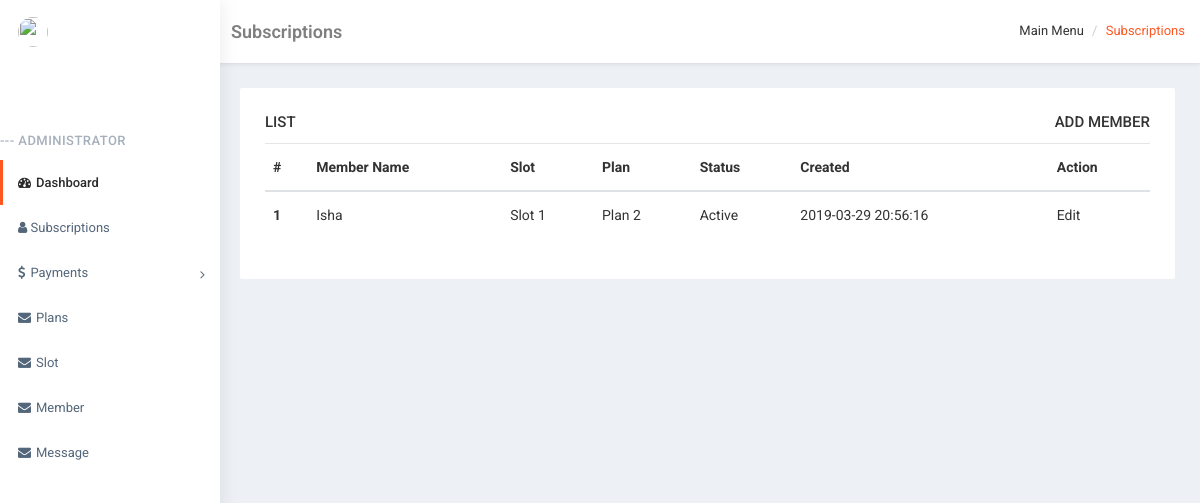
/user/subscriptions.php (signed in), run on the app's committed database.
### tables this page shows
CREATE TABLE `subscription` (
  `SubscriptionId` int(11) UNSIGNED NOT NULL,
  `MemberId` int(11) NOT NULL,
  `SlotId` int(11) NOT NULL,
  `PlanID` int(11) NOT NULL,
  `DateStart` date NOT NULL,
  `DateEnd` date NOT NULL,
  `Amount` decimal(10,0) NOT NULL,
  `status` tinyint(1) NOT NULL DEFAULT '1',
  `created` datetime NOT NULL
);

CREATE TABLE `members` (
  `MemberId` int(11) UNSIGNED NOT NULL,
  `MemberType` tinyint(1) NOT NULL DEFAULT '2',
  `MemberName` varchar(40) NOT NULL,
  `MemberEmailId` varchar(60) NOT NULL,
  `MembePhone` varchar(10) NOT NULL,
  `MemberGender` tinyint(1) NOT NULL DEFAULT '1',
  `MemberDob` date NOT NULL,
  `MemberJoiningDate` date NOT NULL,
  `MemberPassword` varchar(100) NOT NULL,
  `MemberAddress` text,
  `MemberActiveStatus` tinyint(1) NOT NULL DEFAULT '1',
  `created` datetime NOT NULL
);

CREATE TABLE `slots` (
  `id` int(11) UNSIGNED NOT NULL,
  `name` varchar(100) NOT NULL,
  `SlotStartTiming` time NOT NULL,
  `SlotEndTiming` time NOT NULL,
  `status` tinyint(1) NOT NULL DEFAULT '1',
  `created` datetime NOT NULL
);

CREATE TABLE `plan` (
  `PlanId` int(11) UNSIGNED NOT NULL,
  `PlanName` varchar(40) NOT NULL,
  `PlanPrice` decimal(10,0) NOT NULL,
  `discount` decimal(10,0) NOT NULL,
  `PlanDuration` int(10) NOT NULL,
  `status` tinyint(1) NOT NULL DEFAULT '1',
  `created` datetime NOT NULL
);

### user/subscriptions.php (the view, shortened to what this page needs)
<?php include('header.php') ?>
    <div class="adminbox-right" id="page-wrapper">
        <div class="container-fluid">
            <div class="flex-box bg-title">
                <div class="flex-box_left">
                    <h4 class="page-title">Subscriptions</h4>
                </div>
                <div class="flex-box_right">
                    <ol class="breadcrumb">
                        <li>Main Menu</li>
                        <li class="active">Subscriptions</li>
                    </ol>
                </div>
            </div>
            <div class="row">
                <div class="col-md-12">
                    <div class="white-box">
                        <div class="box-title">
                            <div class="caption ">
                                <span class="caption-subject font-dark bold uppercase">List</span>
                                <a href="subscription_form.php" class="caption-helper" style="float: right">Add Member</a>
                            </div>
                        </div>
                        <div class="box-body flip-scroll">
                            <table class="table table-bordered table-striped table-condensed flip-content">
                                <thead>
                                    <tr>
                                        <th scope="col">#</th>
                                        <th scope="col">Member Name</th>
                                        <th scope="col">Slot</th>
                                        <th scope="col">Plan</th>
                                        <th scope="col">Status</th>
                                        <th scope="col">Created</th>
                                        <th scope="col">Action</th>
                                    </tr>
                                </thead>
                                <tbody>
                                    <?php
                                    $check_query = "SELECT SubscriptionId, MemberId, SlotId, PlanID, DateStart, DateEnd, Amount, status, created FROM subscription";
                                    $result = mysqli_query($db, $check_query);
                                    ?>
                                            <?php while ($res = mysqli_fetch_array($result)) { ?>
                                                <?php
                                                $plan_query = "SELECT PlanName FROM plan WHERE PlanId = ".$res['PlanID'];
                                                $plan_result = mysqli_query($db, $plan_query);
                                                $plan = mysqli_fetch_assoc($plan_result);
                                                $member_query = "SELECT MemberName FROM members WHERE MemberId = ".$res['MemberId'];
                                                $member_result = mysqli_query($db, $member_query);
                                                $member = mysqli_fetch_assoc($member_result);
                                                $slot_query = "SELECT name FROM slots WHERE id = ".$res['SlotId'];
                                                $slot_result = mysqli_query($db, $slot_query);
                                                $slot = mysqli_fetch_assoc($slot_result);
                                                ?>
                                                <tr>
                                                    <th scope="row"><?php echo $res['SubscriptionId'] ?></th>
                                                    <td><?php echo $member['MemberName'] ?></td>
                                                    <td><?php echo $slot['name'] ?></td>
                                                    <td><?php echo $plan['PlanName'] ?></td>
                                                    <td>
                                                        <?php
                                                        if($res['status'] == 1) {
                                                            echo "Active";
                                                        }else{
                                                            echo "De-Active";
                                                        }
                                                        ?>
                                                    </td>
                                                    <td><?php echo $res['created'] ?></td>
                                                    <td>
                                                        <?php if($_SESSION['logged_user']['MemberType'] == 1) { ?>
                                                        <a href="subscription_form.php?SubscriptionId=<?php echo $res['SubscriptionId'] ?>">Edit</a>
                                                        <?php } else { ?>
                                                        <a href="subscription_form.php?SubscriptionId=<?php echo $res['SubscriptionId'] ?>">View</a>
                                                        <?php } ?>
                                                    </td>
                                                </tr>
                                            <?php } ?>
                                </tbody>
                            </table>
                        </div>
                    </div>
                </div>
            </div>
        </div>
    </div>
<?php include('footer.php') ?>

### user/css/StyleSheet.css (style rules this page uses)
* { margin: 0px; padding: 0px; }
a { text-decoration: none; color:#333 }
.row { margin-right: -7.5px; margin-left: -7.5px; }
.col-lg-1, .col-lg-10, .col-lg-11, .col-lg-12, .col-lg-2, .col-lg-3, .col-lg-4, .col-lg-5, .col-lg-6, .col-lg-7, .col-lg-8, .col-lg-9, .col-md-1, .col-md-10, .col-md-11, .col-md-12, .col-md-2, .col-md-3, .col-md-4, .col-md-5, .col-md-6, .col-md-7, .col-md-8, .col-md-9, .col-sm-1, .col-sm-10, .col-sm-11, .col-sm-12, .col-sm-2, .col-sm-3, .col-sm-4, .col-sm-5, .col-sm-6, .col-sm-7, .col-sm-8, .col-sm-9, .col-xs-1, .col-xs-10, .col-xs-11, .col-xs-12, .col-xs-2, .col-xs-3, .col-xs-4, .col-xs-5, .col-xs-6, .col-xs-7, .col-xs-8, .col-xs-9 { padding-left: 7.5px; padding-right: 7.5px; }
body { font-family:'Roboto';font-size:13px;color:#333;overflow: hidden; }
.panel, .white-box { border-radius: 2px; }
.white-box { background: #fff; padding: 25px; margin-bottom: 15px; }
.adminbox .adminbox-right { padding: 0 0 60px;min-height: 568px;background: #edf1f5;width: 84%;padding-left: 0px; }
#page-wrapper { padding: 0px;min-height: 568px;background: #edf1f5;height: 100vh;overflow: auto; }
.container-fluid { padding-left: 25px; padding-right: 25px; padding-bottom: 15px; }
.bg-title { background: #fff; overflow: hidden; padding: 15px 15px 20px; margin-bottom: 25px; margin-left: -24px; margin-right: -25px; box-shadow: 0 1px 4px 0 rgba(0,0,0,.1); }
.flex-box { display: flex;justify-content: space-between; }
.bg-title .breadcrumb { background: 0 0; margin-bottom: 0; float: right; padding: 0; margin-top: 8px; }
.breadcrumb > li { display: inline-block; }
.bg-title .breadcrumb .active { color: #FF5722; }
.breadcrumb > li + li:before { content: "/\00a0"; padding: 0 5px; color: #ccc; }
.breadcrumb::after { display: block; content: ""; clear: both; }
.bg-title h4 { color: rgba(0,0,0,.5); font-weight: 600; margin-top: 6px; }
h4 { line-height: 22px; font-size: 18px; }
.white-box .box-title { margin: 0 0 12px; font-weight: 500; text-transform: uppercase; font-size: 15px; }
.table { width: 100%; max-width: 100%; margin-bottom: 1rem; background-color: transparent; font-size: 14px; }
table { border-collapse: collapse; }
.table thead th { vertical-align: bottom; border-bottom: 2px solid #dee2e6; }
.table td, .table th { padding: .75rem; vertical-align: top; border-top: 1px solid #dee2e6; }
th { text-align: inherit; }
.table>tbody>tr>td, .table>tbody>tr>th, .table>tfoot>tr>td, .table>tfoot>tr>th, .table>thead>tr>td, .table>thead>tr>th { padding: 15px 8px; }
.table-bordered, .table>tbody>tr>td, .table>tbody>tr>th, .table>tfoot>tr>td, .table>tfoot>tr>th, .table>thead>tr>td, .table>thead>tr>th { border-top: 1px solid #e4e7ea; }

### data on the page
subscription: SubscriptionId "1", MemberId.MemberName "Isha", SlotId.name "Slot 1", PlanID.PlanName "Plan 2", status "Active", created "2019-03-29 20:56:16"

### other printed values
$_SESSION['logged_user']['MemberName'] "ADMINISTRATOR"
